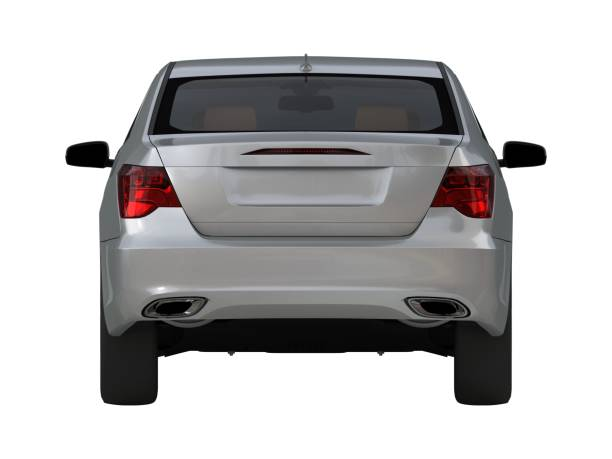
#> input picture e.jpg, 612 x 459 px, given in place of Lane2.mp4, which was not available
$ python e.py
#> lines starting #> are read from the running program, lines starting #| are printed output that depends on the picture; after the words box and inside, x2 and y2 are one past the last pixel; in counts of white or black regions, pixels touching at a corner belong together; pictures that were not available may be replaced by others from this repository, and a replacement may not be noted
import cv2
import numpy as np
video = cv2.VideoCapture("Lane2.mp4")
leftl = []
rightl = []
count = 0
car_cascade = cv2.CascadeClassifier('car2.xml')

while True:
    ret, frame = video.read()
#> frame is the input picture: shape (459, 612, 3); mean B, G, R 187.9, 187.4, 188.3
    if not ret:
        break

    dup = frame.copy()
    gray = cv2.cvtColor(frame, cv2.COLOR_BGR2GRAY)
    gauss = cv2.GaussianBlur(gray, (15, 15), 0)
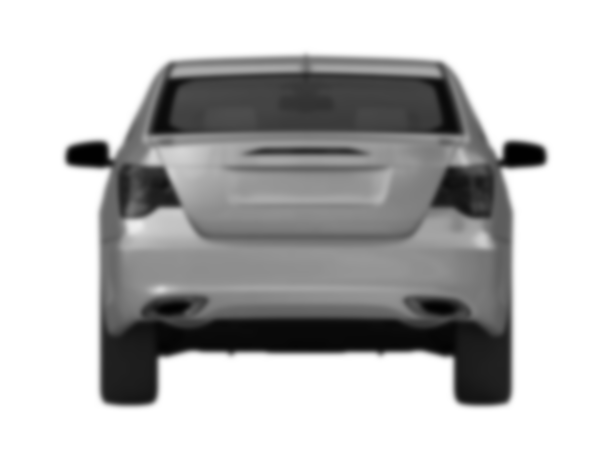
#> gauss: shape (459, 612); min 1, max 255, mean 187.7
    canny = cv2.Canny(gauss, 5, 30)
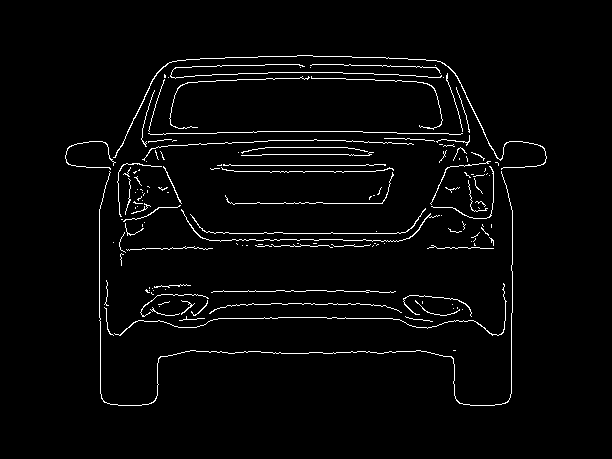
#> canny: shape (459, 612); 2.8% white in thin lines or dots, all inside (x1, y1, x2, y2) = (65, 55, 547, 406)

    height, width = gray.shape
#> height = 459; width = 612
    area = np.array([[(int(width / 2), int(height / 2)-100), (width, height), (0, height)]])
#> area = [[306, 129], [612, 459], [0, 459]]
    mask = np.zeros_like(gray)
    mask = cv2.fillPoly(mask, area, 255)
    gray = cv2.bitwise_and(gray, mask)
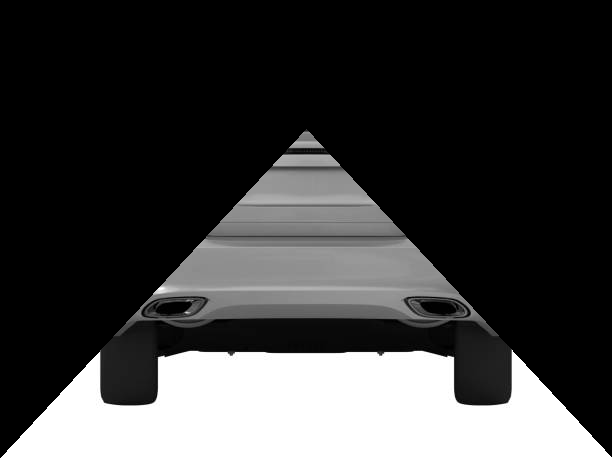
#> gray: shape (459, 612); min 0, max 255, mean 61
    faces = car_cascade.detectMultiScale(gray, 1.3, 3)
#> faces = ()
    for (x, y, w, h) in faces:
        cv2.rectangle(frame, pt1=(x, y), pt2=(x + w, y + h), color=(255, 0, 0), thickness=3)
        cv2.rectangle(canny, pt1=(x, y), pt2=(x + w, y + h), color=(0, 0, 0), thickness=-1)
#> this loop made 0 passes


    cv2.imshow("Output", frame)
    cv2.imshow("Input", dup)
    cv2.imshow("e", canny)


    if cv2.waitKey(15) & 0xFF == ord('q'):
#> (key q is pressed here)
        break

video.release()
cv2.destroyAllWindows()

$ run again, on forward.png
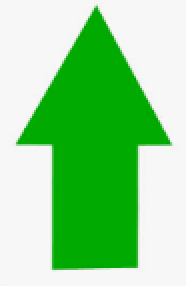
#> input picture forward.png, 93 x 143 px, given in place of Lane2.mp4, which was not available (shown 2 times larger)
#> frame is the input picture: shape (143, 93, 3); mean B, G, R 146.9, 215.5, 147.2
#> `canny = cv2.Canny(gauss, 5, 30)`:
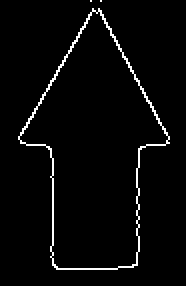
#> canny: shape (143, 93) (shown 2 times larger); 3% white in thin lines or dots, all inside (x1, y1, x2, y2) = (9, 0, 85, 135)
#> `gray = cv2.bitwise_and(gray, mask)`:
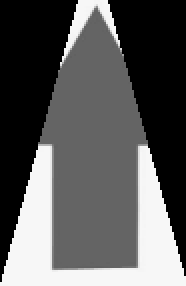
#> gray: shape (143, 93) (shown 2 times larger); min 0, max 247, mean 90.2
#> faces = ()
